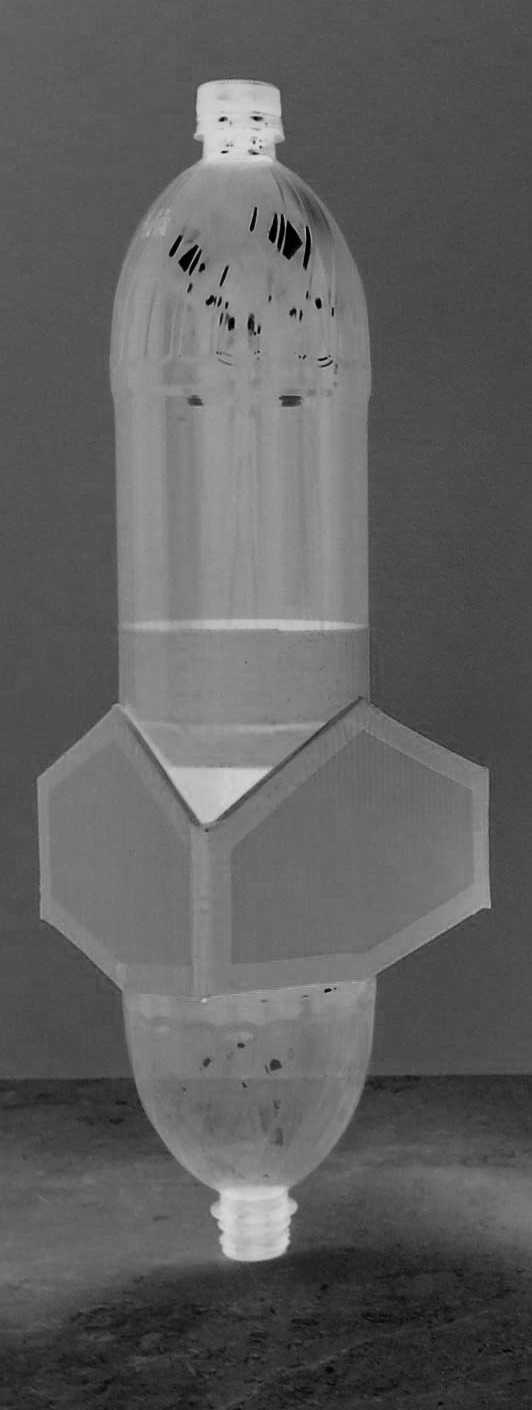
%> input picture FINCAN3.png, 532 x 1410 px
$ octave TRACK.m   (GNU Octave 9; MATLAB toolbox functions it lacks are replaced by stand-ins)
%> lines starting %> are read from the running program, lines starting %| are printed output that depends on the picture; in (x1, y1, x2, y2) boxes, pixels count from 0 and x2, y2 are one past the last pixel; in counts of white or black regions, pixels touching at a corner belong together; the program's own positions count from 1
clear
clc
close all

BW = imread('FINCAN3.png');
%> BW is the input picture: size 1410x532x3 uint8; min 0, max 214, mean 95.9
I = imbinarize(BW);
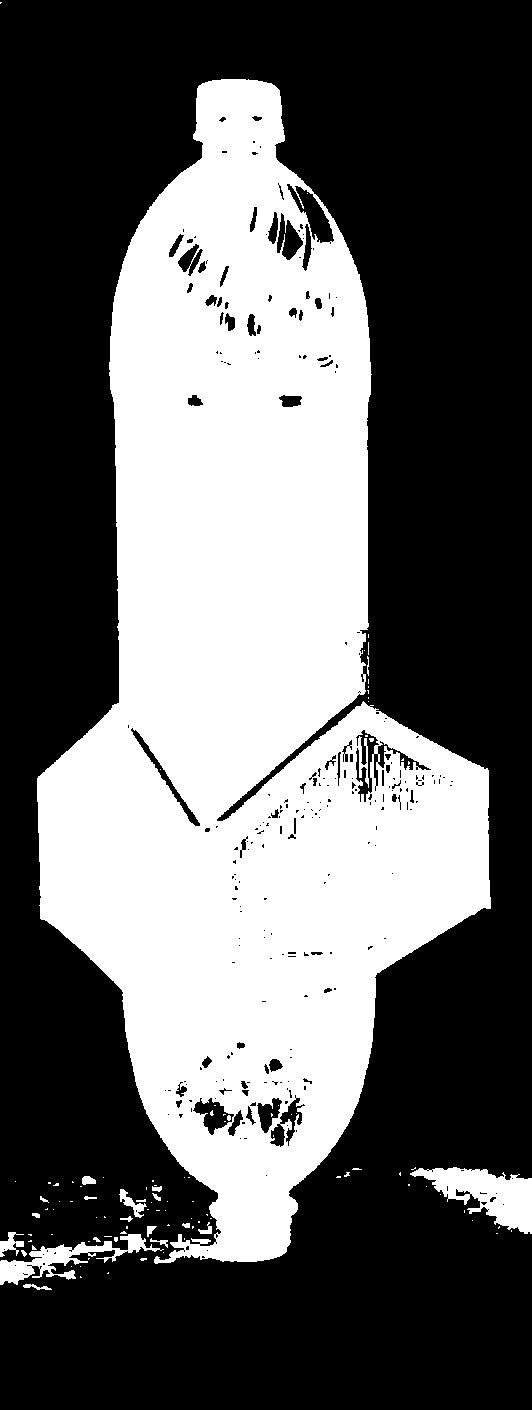
%> I: size 1410x532x3 logical; 39% white; 105 white regions (83 under 20 px), largest, box (x1, y1, x2, y2) and area: (37, 79, 491, 1264) 284383, (410, 1167, 532, 1234) 3963, (0, 1234, 164, 1285) 2375
I2 = rgb2gray(BW);
I2 = imbinarize(I2);
imshow(I2)
impixelinfo

r1 = 282;
c1 = 115;

contour = bwtraceboundary(I2,[c1 r1],'S');

ANSS = regionprops(I2,'Centroid');
%> ANSS = 105 regions; first 5, Centroid: [1.3 3.3], [11.1 1244.6], [64.9 1259.4], [16 1182], [24.5 1253.7]
centroids = cat(1, ANSS.Centroid);
%> centroids = 105 rows, first 12: [1.33 3.33; 11.09 1244.6; 64.86 1259.4; 16 1182; 24.5 1253.7; 36.95 1287.6; 30.83 1235.3; 30.83 1241.7; 36.81 1215.8; 34.33 1248.7; 248.3 697.3; 44.19 1200.2]


hold on
plot(contour(:,2),contour(:,1),'g','LineWidth',2)
hold on
plot(centroids(:,1), centroids(:,2), 'b*')
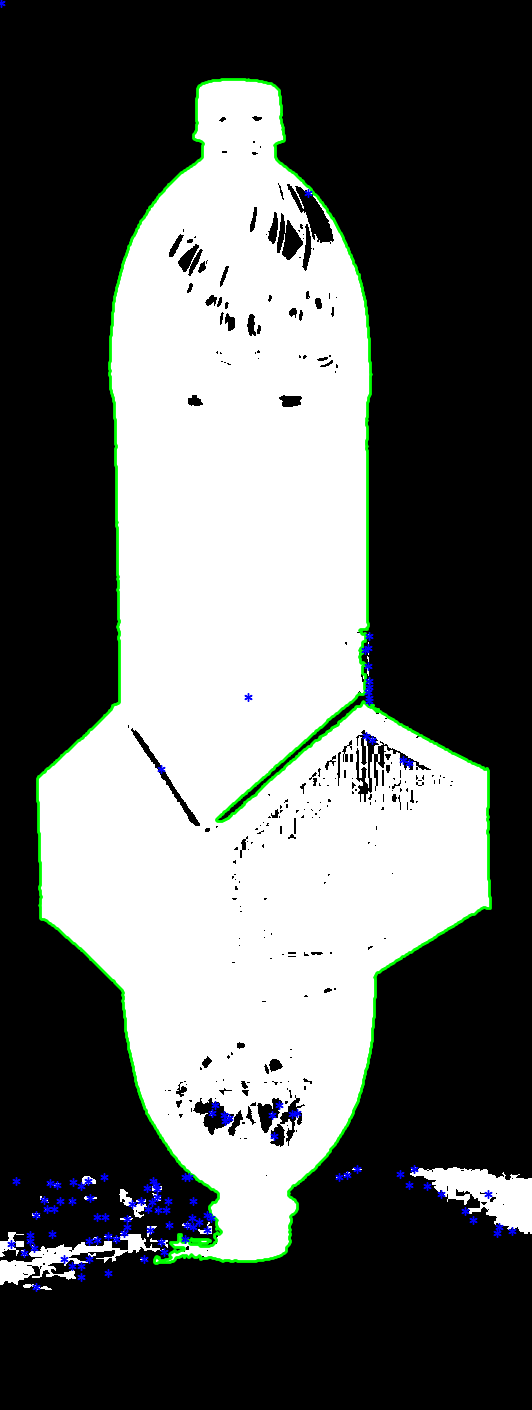
%> figure redrawn from the program's plot data
